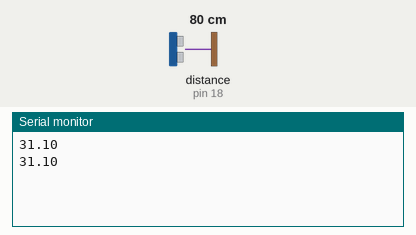
A sketch run on a simulated Arduino Uno, built with avr-gcc and run on an emulated ATmega328P. Shown: the last lines printed to the serial monitor. Wiring (inferred from the names in the program): ultrasonic range finder: trigger pin 5; echo pin 18. The test bench sets the inputs (shaded band); at power-on: distance to the obstacle (sensor on pin 18) 80 cm. The echo pulse lasts 58.3 µs per cm.

Above: at 1.8 s.
1.9 s: distance to the obstacle (sensor on pin 18) set to 2 cm
At 2.3 s:
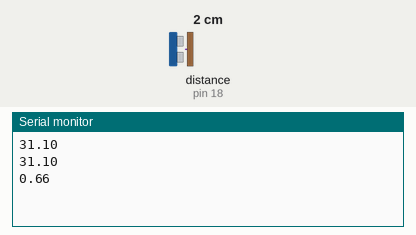
3.4 s: distance to the obstacle (sensor on pin 18) set to 4 cm
At 4.8 s:
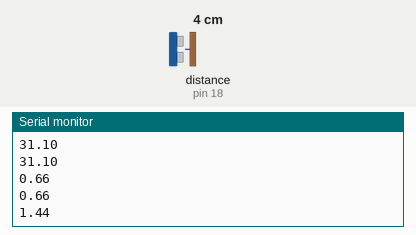
Timing chart, 0 to 6.4 s (numbered marks = the images above; inputs shaded):
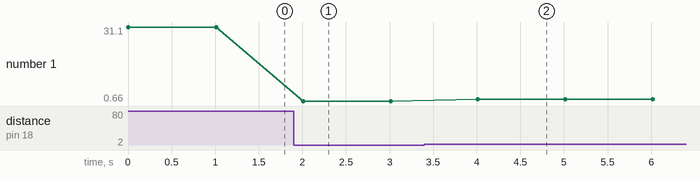

The sketch:

testcode_copy_20250529095052.ino
```cpp
#define TRIG_PIN 5    // Change pin as needed
#define ECHO_PIN 18   // Change pin as needed

#define SOUND_SPEED 0.034  // cm/us
#define CM_TO_INCH 0.393701

long duration;
float distanceCm;
float distanceInch;

void setup() {
  Serial.begin(115200);         // Start serial communication
  pinMode(TRIG_PIN, OUTPUT);    // Set trig pin as output
  pinMode(ECHO_PIN, INPUT);     // Set echo pin as input
}

void loop() {
  // Clear the trigPin
  digitalWrite(TRIG_PIN, LOW);
  delayMicroseconds(2);

  // Set the trigPin HIGH for 10 microseconds
  digitalWrite(TRIG_PIN, HIGH);
  delayMicroseconds(10);
  digitalWrite(TRIG_PIN, LOW);

  // Read echoPin duration
  duration = pulseIn(ECHO_PIN, HIGH);

  // Calculate distance
  distanceCm = duration * SOUND_SPEED / 2;
  distanceInch = distanceCm * CM_TO_INCH;

  // Print results to Serial Monitor
  // Serial.print("Distance (cm): ");
  // Serial.print(distanceCm);
  // Serial.print(" | Distance (inch): ");
  Serial.println(distanceInch);

  delay(1000);  // Wait for 1 second before next reading
}
```

Measured:
- after the input at 1.9 s, the serial monitor: prints a new line after 0.11 s (image 1)
- after the input at 3.4 s, the serial monitor: prints a new line after 0.61 s (image 2)
- plotted number 1: 31.1 → 0.66 after the input at 1.9 s, 0.66 → 1.44 after the input at 3.4 s
